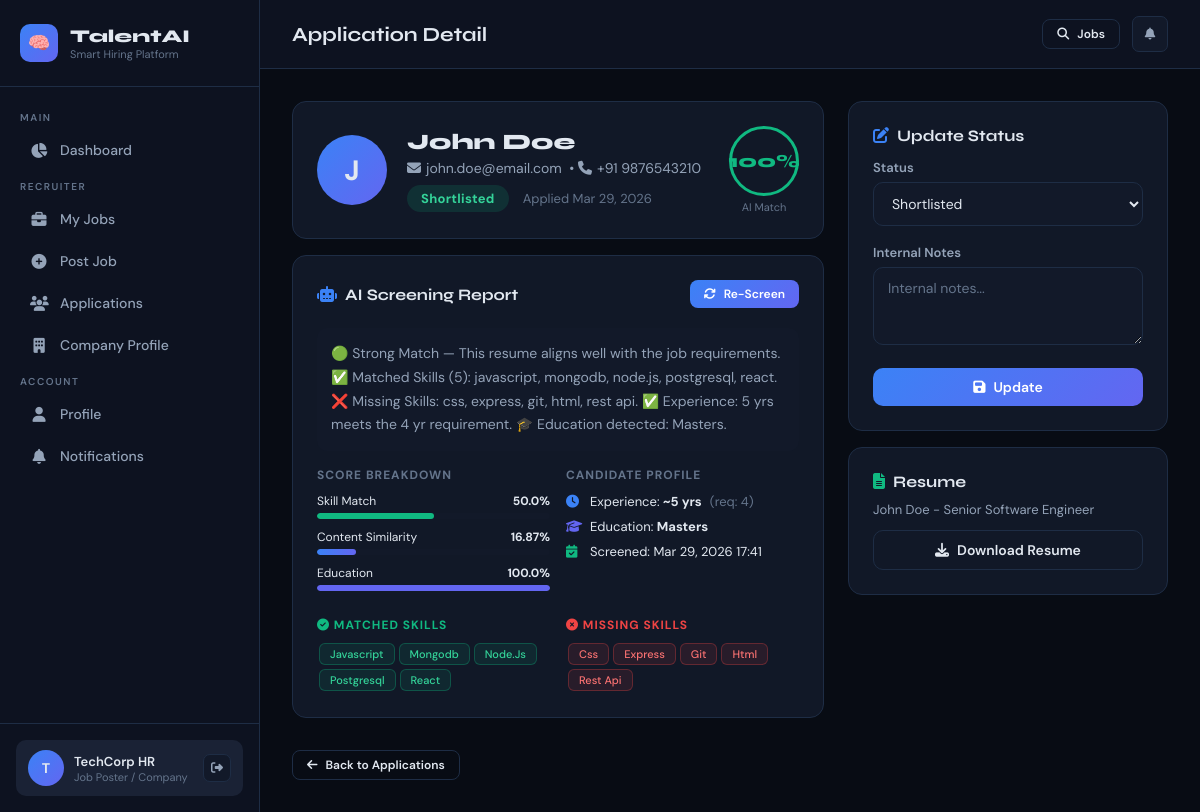
The app's page /company/applications/1/ (signed in) with its own data.
### core/models.py (models this page shows, shortened)
class JobApplication(models.Model):
    STATUS_CHOICES = [
        ('applied', 'Applied'),
        ('screening', 'AI Screening'),
        ('shortlisted', 'Shortlisted'),
        ('interview', 'Interview'),
        ('offered', 'Offered'),
        ('rejected', 'Rejected'),
        ('withdrawn', 'Withdrawn'),
    ]
    applicant = models.ForeignKey(User, on_delete=models.CASCADE, related_name='applications')
    job = models.ForeignKey(JobPosting, on_delete=models.CASCADE, related_name='applications')
    resume = models.ForeignKey(Resume, on_delete=models.SET_NULL, null=True, related_name='applications')
    cover_letter = models.TextField(blank=True)
    status = models.CharField(max_length=20, choices=STATUS_CHOICES, default='applied')
    ai_score = models.FloatField(default=0)  # 0-100 match score
    ai_feedback = models.TextField(blank=True)
    skill_match_details = models.JSONField(default=dict, blank=True)
    applied_at = models.DateTimeField(auto_now_add=True)
    updated_at = models.DateTimeField(auto_now=True)
    screened_at = models.DateTimeField(blank=True, null=True)
    notes = models.TextField(blank=True)
    class Meta:
        unique_together = ('applicant', 'job')
        ordering = ['-applied_at']

class UserProfile(models.Model):
    ROLE_CHOICES = [
        ('admin', 'Admin'),
        ('company', 'Job Poster / Company'),
        ('user', 'Job Seeker'),
    ]
    user = models.OneToOneField(User, on_delete=models.CASCADE, related_name='profile')
    role = models.CharField(max_length=20, choices=ROLE_CHOICES, default='user')
    phone = models.CharField(max_length=20, blank=True)
    avatar = models.ImageField(upload_to='avatars/', blank=True, null=True)
    bio = models.TextField(blank=True)
    created_at = models.DateTimeField(auto_now_add=True)
    updated_at = models.DateTimeField(auto_now=True)
    is_approved = models.BooleanField(default=True)

class Resume(models.Model):
    user = models.ForeignKey(User, on_delete=models.CASCADE, related_name='resumes')
    title = models.CharField(max_length=200, default='My Resume')
    file = models.FileField(upload_to='resumes/')
    extracted_text = models.TextField(blank=True)
    skills_extracted = models.TextField(blank=True)
    experience_years = models.FloatField(default=0)
    education_level = models.CharField(max_length=100, blank=True)
    is_primary = models.BooleanField(default=False)
    uploaded_at = models.DateTimeField(auto_now_add=True)
    last_screened = models.DateTimeField(blank=True, null=True)
    class Meta:
        ordering = ['-uploaded_at']

### core/views.py (the view, shortened to what this page needs)
# urls.py: path('company/applications/<int:pk>/', views.application_detail, name='application_detail'),
@login_required
@role_required('company')
def application_detail(request, pk):
    app = get_object_or_404(JobApplication, pk=pk, job__company=request.user)
    form = ApplicationStatusForm(request.POST or None, instance=app)
    return render(request, 'core/company/application_detail.html', {
        'application': app, 'form': form
    })

### core/templates/core/company/application_detail.html (shortened to what this page needs)
{% extends "core/base.html" %}
{% block page_title %}Application Detail{% endblock %}
{% block content %}
<div style="display:grid;grid-template-columns:1fr 320px;gap:24px;">
  <div>
    <div class="card" style="margin-bottom:16px;">
      <div style="display:flex;align-items:center;gap:20px;">
        <div style="width:70px;height:70px;background:linear-gradient(135deg,#3b82f6,#6366f1);border-radius:50%;display:flex;align-items:center;justify-content:center;font-size:28px;font-weight:800;flex-shrink:0;">
          {{ application.applicant.first_name|first|upper|default:application.applicant.username|first|upper }}
        </div>
        <div style="flex:1;">
          <h2 style="font-family:'Syne',sans-serif;font-size:22px;font-weight:800;margin-bottom:4px;">
            {{ application.applicant.get_full_name|default:application.applicant.username }}
          </h2>
          <div style="color:var(--text2);font-size:14px;">
            <i class="fas fa-envelope" style="margin-right:5px;"></i>{{ application.applicant.email }}
            {% if application.applicant.profile.phone %}
            &nbsp;&bull;&nbsp;<i class="fas fa-phone" style="margin-right:5px;"></i>{{ application.applicant.profile.phone }}
            {% endif %}
          </div>
          <div style="margin-top:8px;">
            <span class="badge {% if application.status == 'shortlisted' %}badge-green{% elif application.status == 'rejected' %}badge-red{% elif application.status == 'interview' %}badge-blue{% elif application.status == 'offered' %}badge-purple{% else %}badge-gray{% endif %}" style="font-size:13px;padding:5px 14px;">
              {{ application.get_status_display }}
            </span>
            <span style="font-size:13px;color:var(--text3);margin-left:10px;">Applied {{ application.applied_at|date:"M d, Y" }}</span>
          </div>
        </div>
        <div style="text-align:center;">
          <div class="score-ring score-{% if application.ai_score >= 75 %}excellent{% elif application.ai_score >= 50 %}good{% elif application.ai_score >= 25 %}fair{% else %}poor{% endif %}" style="width:70px;height:70px;font-size:18px;">
            {{ application.ai_score|floatformat:0 }}%
          </div>
          <div style="font-size:11px;color:var(--text3);margin-top:4px;">AI Match</div>
        </div>
      </div>
    </div>
    <div class="card" style="margin-bottom:16px;">
      <div class="card-header">
        <div class="card-title"><i class="fas fa-robot" style="color:#3b82f6;margin-right:8px;"></i>AI Screening Report</div>
        <form method="post" action="{% url 'screen_applicant' application.pk %}">
          <button type="submit" class="btn btn-primary btn-sm"><i class="fas fa-sync"></i> Re-Screen</button>
        </form>
      </div>
      {% if application.ai_feedback %}
      <div style="padding:14px;background:var(--bg3);border-radius:10px;font-size:14px;color:var(--text2);line-height:1.7;margin-bottom:16px;">
        {{ application.ai_feedback }}
      </div>
      {% endif %}
      {% if application.skill_match_details %}
      <div style="display:grid;grid-template-columns:1fr 1fr;gap:16px;">
        <div>
          <div style="font-size:12px;font-weight:700;color:var(--text3);text-transform:uppercase;letter-spacing:1px;margin-bottom:10px;">Score Breakdown</div>
          {% if application.skill_match_details.skill_match_pct is not None %}
          <div style="margin-bottom:10px;">
            <div style="display:flex;justify-content:space-between;font-size:12px;margin-bottom:4px;">
              <span>Skill Match</span><span style="font-weight:700;">{{ application.skill_match_details.skill_match_pct }}%</span>
            </div>
            <div class="progress-bar"><div class="progress-fill progress-green" style="width:{{ application.skill_match_details.skill_match_pct }}%;"></div></div>
          </div>
          {% endif %}
          {% if application.skill_match_details.tfidf_similarity is not None %}
          <div style="margin-bottom:10px;">
            <div style="display:flex;justify-content:space-between;font-size:12px;margin-bottom:4px;">
              <span>Content Similarity</span><span style="font-weight:700;">{{ application.skill_match_details.tfidf_similarity }}%</span>
            </div>
            <div class="progress-bar"><div class="progress-fill progress-blue" style="width:{{ application.skill_match_details.tfidf_similarity }}%;"></div></div>
          </div>
          {% endif %}
          {% if application.skill_match_details.education_score is not None %}
          <div style="margin-bottom:10px;">
            <div style="display:flex;justify-content:space-between;font-size:12px;margin-bottom:4px;">
              <span>Education</span><span style="font-weight:700;">{{ application.skill_match_details.education_score }}%</span>
            </div>
            <div class="progress-bar"><div class="progress-fill" style="width:{{ application.skill_match_details.education_score }}%;background:#6366f1;"></div></div>
          </div>
          {% endif %}
        </div>
        <div>
          <div style="font-size:12px;font-weight:700;color:var(--text3);text-transform:uppercase;letter-spacing:1px;margin-bottom:10px;">Candidate Profile</div>
          {% if application.skill_match_details.resume_experience is not None %}
          <div style="display:flex;align-items:center;gap:8px;margin-bottom:8px;font-size:13px;">
            <i class="fas fa-clock" style="color:#3b82f6;width:16px;"></i>
            <span>Experience: <strong>~{{ application.skill_match_details.resume_experience }} yrs</strong></span>
            <span style="color:var(--text3);">(req: {{ application.skill_match_details.required_experience }})</span>
          </div>
          {% endif %}
          {% if application.skill_match_details.resume_education %}
          <div style="display:flex;align-items:center;gap:8px;margin-bottom:8px;font-size:13px;">
            <i class="fas fa-graduation-cap" style="color:#6366f1;width:16px;"></i>
            <span>Education: <strong>{{ application.skill_match_details.resume_education|title }}</strong></span>
          </div>
          {% endif %}
          {% if application.screened_at %}
          <div style="display:flex;align-items:center;gap:8px;font-size:13px;">
            <i class="fas fa-calendar-check" style="color:#10b981;width:16px;"></i>
            <span>Screened: {{ application.screened_at|date:"M d, Y H:i" }}</span>
          </div>
          {% endif %}
        </div>
      </div>
      <div style="display:grid;grid-template-columns:1fr 1fr;gap:16px;margin-top:16px;">
        {% if application.skill_match_details.matched_skills %}
        <div>
          <div style="font-size:12px;font-weight:700;color:#10b981;text-transform:uppercase;letter-spacing:1px;margin-bottom:8px;">
            <i class="fas fa-check-circle"></i> Matched Skills
          </div>
          <div>{% for s in application.skill_match_details.matched_skills %}<span class="skill-tag" style="background:rgba(16,185,129,0.1);color:#34d399;border-color:rgba(16,185,129,0.3);">{{ s|title }}</span>{% endfor %}</div>
        </div>
        {% endif %}
        {% if application.skill_match_details.missing_skills %}
        <div>
          <div style="font-size:12px;font-weight:700;color:#ef4444;text-transform:uppercase;letter-spacing:1px;margin-bottom:8px;">
            <i class="fas fa-times-circle"></i> Missing Skills
          </div>
          <div>{% for s in application.skill_match_details.missing_skills %}<span class="skill-tag" style="background:rgba(239,68,68,0.1);color:#f87171;border-color:rgba(239,68,68,0.3);">{{ s|title }}</span>{% endfor %}</div>
        </div>
        {% endif %}
      </div>
      {% endif %}
    </div>
  </div>
  <div>
    <div class="card" style="margin-bottom:16px;position:sticky;top:80px;">
      <div class="card-title" style="margin-bottom:14px;"><i class="fas fa-edit" style="color:#3b82f6;margin-right:8px;"></i>Update Status</div>
      <form method="post">
        <div class="form-group">
          <label class="form-label">Status</label>
          {{ form.status }}
        </div>
        <div class="form-group">
          <label class="form-label">Internal Notes</label>
          {{ form.notes }}
        </div>
        <button type="submit" class="btn btn-primary w-100" style="justify-content:center;">
          <i class="fas fa-save"></i> Update
        </button>
      </form>
    </div>
    {% if application.resume %}
    <div class="card">
      <div class="card-title" style="margin-bottom:10px;"><i class="fas fa-file-alt" style="color:#10b981;margin-right:8px;"></i>Resume</div>
      <div style="font-size:13px;color:var(--text2);margin-bottom:12px;">{{ application.resume.title }}</div>
      <a href="{{ application.resume.file.url }}" target="_blank" class="btn btn-outline w-100" style="justify-content:center;">
        <i class="fas fa-download"></i> Download Resume
      </a>
    </div>
    {% endif %}
  </div>
</div>
<div style="margin-top:16px;">
  <a href="{% url 'company_applications' %}" class="btn btn-outline btn-sm"><i class="fas fa-arrow-left"></i> Back to Applications</a>
</div>
{% endblock %}

### core/templates/core/base.html (shortened to what this page needs)
<!DOCTYPE html>
<html lang="en">
<head>
  <link rel="stylesheet" href="https://cdnjs.cloudflare.com/ajax/libs/font-awesome/6.5.0/css/all.min.css">
</head>
<body>
{% if user.is_authenticated %}
<div class="app-layout">
  <aside class="sidebar" id="sidebar">
    <div class="sidebar-logo">
      <div class="logo-icon">🧠</div>
      <div>
        <div class="logo-text">TalentAI</div>
        <div class="logo-sub">Smart Hiring Platform</div>
      </div>
    </div>
    <nav class="sidebar-nav">
      <div class="nav-section-label">Main</div>
      <a href="{% url 'dashboard' %}" class="nav-link {% if request.resolver_match.url_name == 'dashboard' %}active{% endif %}">
        <i class="fas fa-chart-pie"></i> Dashboard
      </a>
      {% if user_role == 'company' %}
      <div class="nav-section-label">Recruiter</div>
      <a href="{% url 'company_jobs' %}" class="nav-link {% if request.resolver_match.url_name == 'company_jobs' %}active{% endif %}">
        <i class="fas fa-briefcase"></i> My Jobs
      </a>
      <a href="{% url 'create_job' %}" class="nav-link {% if request.resolver_match.url_name == 'create_job' %}active{% endif %}">
        <i class="fas fa-plus-circle"></i> Post Job
      </a>
      <a href="{% url 'company_applications' %}" class="nav-link {% if request.resolver_match.url_name == 'company_applications' %}active{% endif %}">
        <i class="fas fa-users"></i> Applications
      </a>
      <a href="{% url 'company_profile' %}" class="nav-link {% if request.resolver_match.url_name == 'company_profile' %}active{% endif %}">
        <i class="fas fa-building"></i> Company Profile
      </a>
      {% endif %}
      <div class="nav-section-label">Account</div>
      <a href="{% url 'profile' %}" class="nav-link {% if request.resolver_match.url_name == 'profile' %}active{% endif %}">
        <i class="fas fa-user"></i> Profile
      </a>
      <a href="{% url 'notifications' %}" class="nav-link {% if request.resolver_match.url_name == 'notifications' %}active{% endif %}">
        <i class="fas fa-bell"></i> Notifications
      </a>
    </nav>
    <div class="sidebar-user">
      <div class="user-card">
        <div class="user-avatar">{{ request.user.first_name|first|upper|default:request.user.username|first|upper }}</div>
        <div>
          <div class="user-name">{{ request.user.get_full_name|default:request.user.username }}</div>
          <div class="user-role">{{ user_role_display|default:"Admin" }}</div>
        </div>
        <div class="user-actions">
          <a href="{% url 'logout' %}" class="icon-btn" title="Logout"><i class="fas fa-sign-out-alt"></i></a>
        </div>
      </div>
    </div>
  </aside>
  <main class="main-content">
    <div class="topbar">
      <div class="d-flex gap-3">
        <span class="topbar-title">{% block page_title %}Dashboard{% endblock %}</span>
      </div>
      <div class="topbar-right">
        <a href="{% url 'job_list' %}" class="btn btn-outline btn-sm"><i class="fas fa-search"></i> Jobs</a>
        <a href="{% url 'notifications' %}" class="icon-btn" style="width:36px;height:36px;">
          <i class="fas fa-bell"></i>
        </a>
      </div>
    </div>
    <div class="page-body">
      {% block content %}{% endblock %}
    </div>
  </main>
</div>
{% else %}
  {% block public_content %}{% endblock %}
{% endif %}
</body>
</html>

### records on screen
JobApplication: applicant.first_name|first "J", applicant.get_full_name "John Doe", applicant.email "john.doe@email.com", applicant.profile.phone "+91 9876543210", status "Shortlisted", applied_at "Mar 29, 2026", ai_score "100", ai_feedback "🟢 Strong Match — This resume aligns well with the job requirements. ✅ Matched Skills (5): javascript, mongodb, node.js, postgresql, react. ❌ Missing Skills: css, express, git, html, rest api. ✅ Experience: 5 yrs meets the 4 yr requirement. 🎓 Education detected: Masters.", skill_match_details.skill_match_pct "50.0", skill_match_details.tfidf_similarity "16.87", skill_match_details.education_score "100.0", skill_match_details.resume_experience "5", skill_match_details.required_experience "4", skill_match_details.resume_education "Masters", screened_at "Mar 29, 2026 17:41", resume "John Doe - Senior Software Engineer"

### other values on screen
{{ request.user.get_full_name|default:request.user.username }} "TechCorp HR"
{{ user_role_display|default:"Admin" }} "Job Poster / Company"
{{ s|title }} "Javascript" "Mongodb" "Node.Js" "Postgresql" "React"
{{ s|title }} "Css" "Express" "Git" "Html" "Rest Api"
